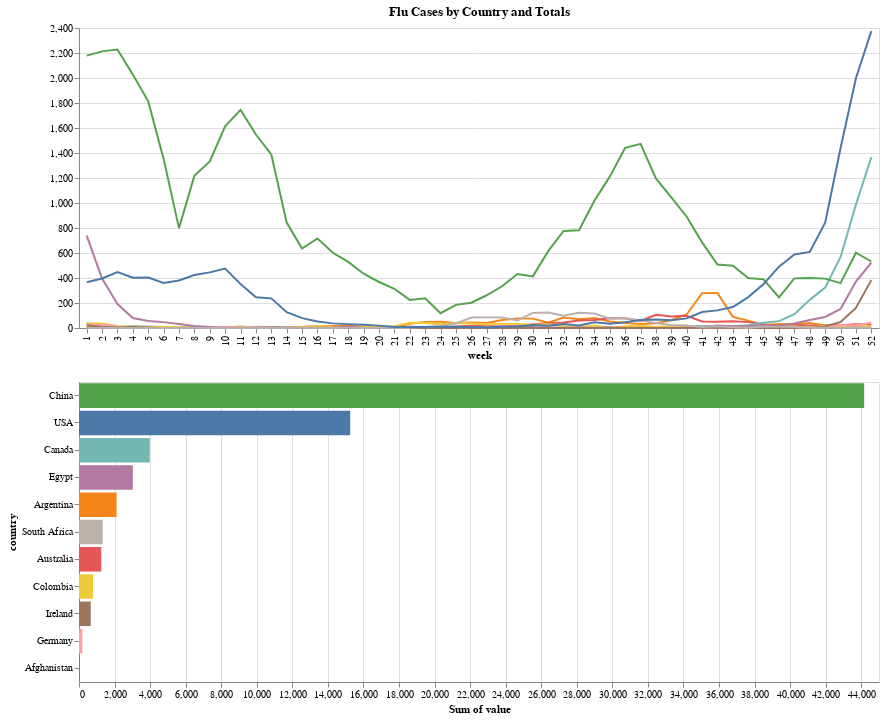

Here is the notebook cell this chart was saved with:
### Markdown cell above
## Visualization 3
#### Create Linked Plots Showing Flu Cases per Country per Week and Total Flu Cases per Country
For this visualization we create two linked plots. One that shows flu cases per country per week and a second on that show the total of all flu cases per country.

I created an extra view where you can brush over the line plot and see totals for your selection.

### Code cell
barclick = alt.selection_multi(encodings=['color'])

line = alt.Chart(normed).mark_line().encode(
    x='week:N',
    y=alt.X('value:Q', title=None),
    color=alt.Color('country:N', legend=None),
).transform_filter(
    barclick
).properties(
    width=800,
    title='Flu Cases by Country and Totals',
    selection=barclick
)

bar = alt.Chart(normed).mark_bar().encode(
    x='sum(value):Q',
    y=alt.Y('country:N', sort=alt.SortField(field="value", op="sum", order='descending')),
    color=alt.condition(barclick, alt.Color('country:N', legend=None), alt.value('lightgray'))
).properties(
    width=800,
    selection=barclick
)

line & bar

### Figure 1 — Vega-Lite specification as saved in the notebook (floating-point values rounded to 4 significant figures; data arrays with more than 128 entries replaced by an {"elided": "..."} marker saying what was removed)
{"$schema": "https://vega.github.io/schema/vega-lite/v2.4.3.json", "config": {"view": {"height": 300, "width": 400}}, "vconcat": [{"data": {"values": {"elided": "572 records"}}, "encoding": {"color": {"field": "country", "legend": null, "type": "nominal"}, "x": {"field": "week", "type": "nominal"}, "y": {"field": "value", "title": null, "type": "quantitative"}}, "mark": "line", "selection": {"selector015": {"empty": "all", "encodings": ["color"], "on": "click", "resolve": "global", "toggle": "event.shiftKey", "type": "multi"}}, "title": "Flu Cases by Country and Totals", "transform": [{"filter": {"selection": "selector015"}}], "width": 800}, {"data": {"values": {"elided": "572 records"}}, "encoding": {"color": {"condition": {"field": "country", "legend": null, "selection": "selector015", "type": "nominal"}, "value": "lightgray"}, "x": {"aggregate": "sum", "field": "value", "type": "quantitative"}, "y": {"field": "country", "sort": {"field": "value", "op": "sum", "order": "descending"}, "type": "nominal"}}, "mark": "bar", "selection": {"selector015": {"empty": "all", "encodings": ["color"], "on": "click", "resolve": "global", "toggle": "event.shiftKey", "type": "multi"}}, "width": 800}]}
